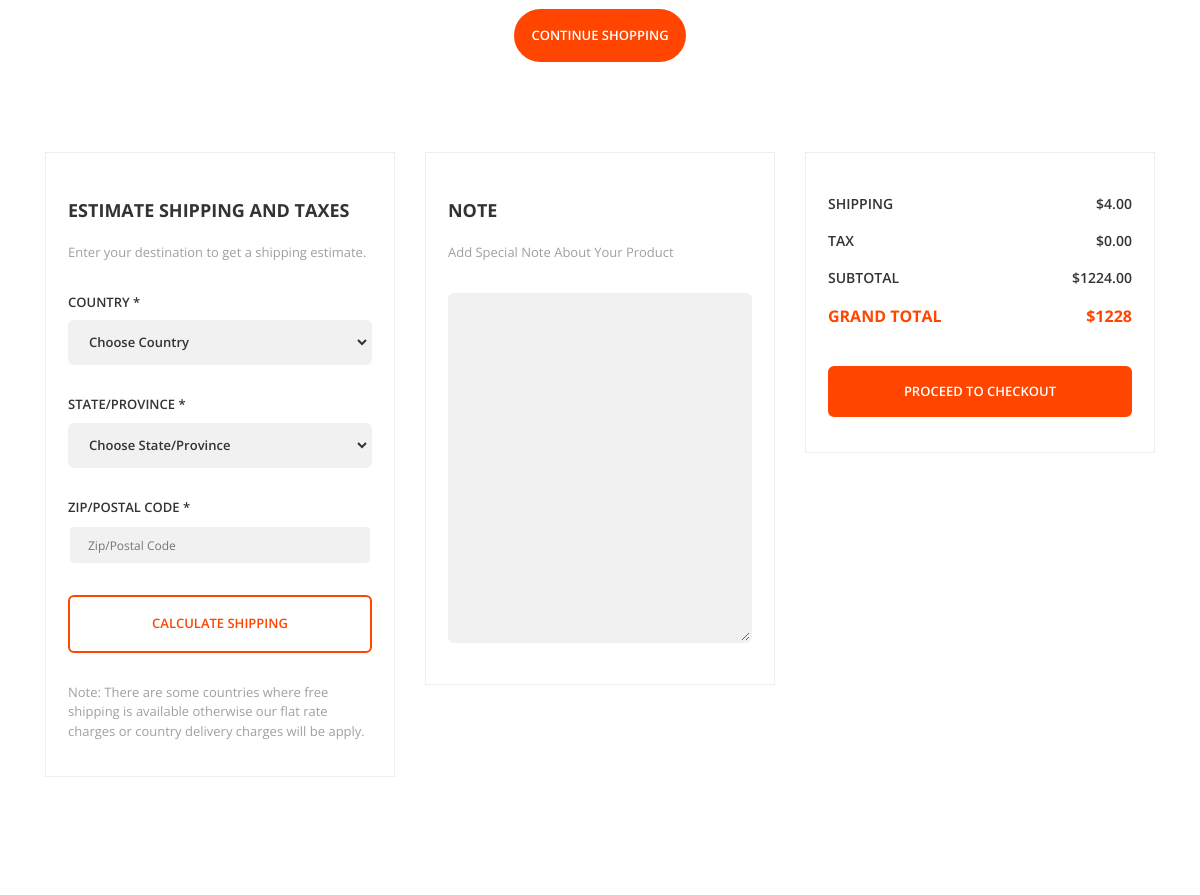
Before: /cart (signed in, middle part) with the older database file.
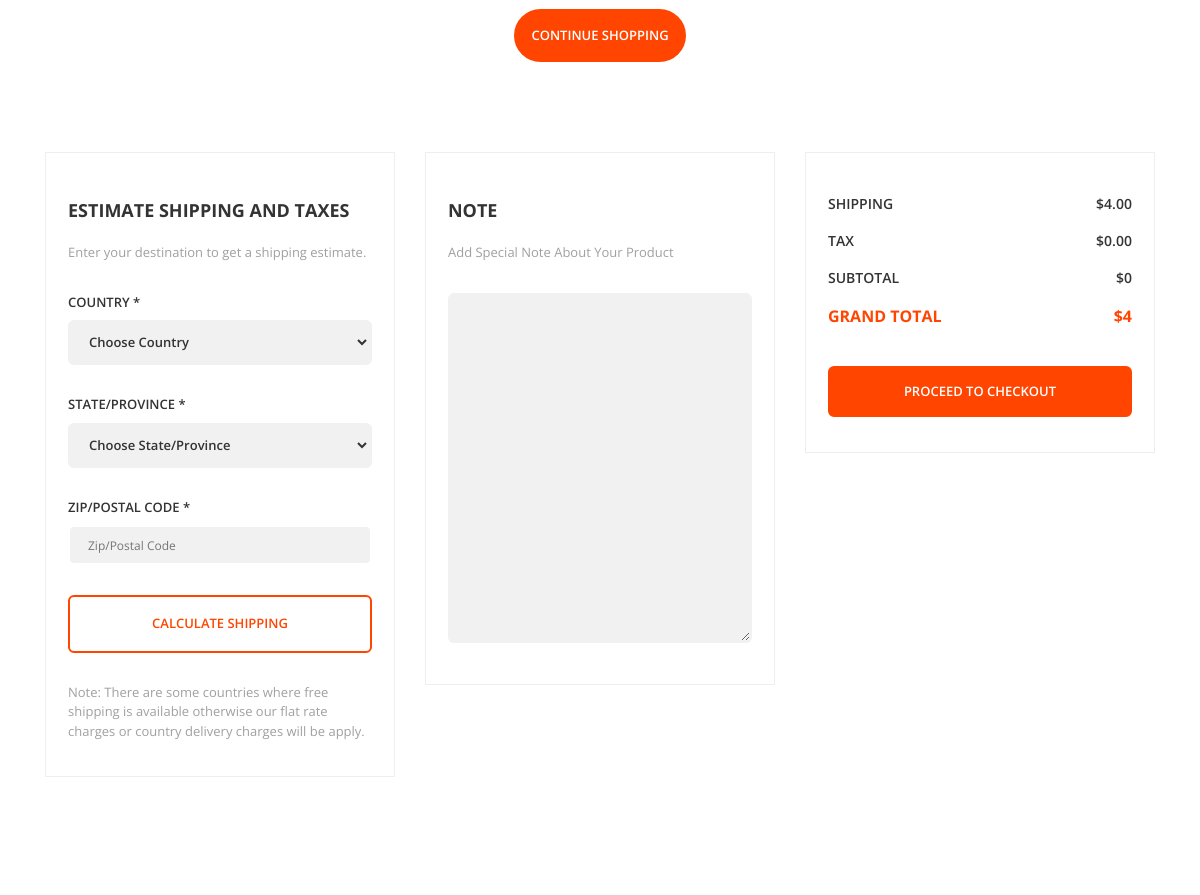
After: the same page with the newer database file.
### core/models.py (models this page shows, shortened)
class Order(models.Model):
    user: User = models.ForeignKey(User, on_delete=models.CASCADE)
    date_ordered: datetime = models.DateTimeField(null=True, blank=True)
    date_delivered: datetime = models.DateTimeField(null=True, blank=True)
    @property
    def total_price(self) -> float:
        total = 0;
        for item in self.order_items.all().select_related("product"):
            total += item.get_net_price()
        return total
    def get_items(self):
        return self.order_items.all().select_related("product")

class OrderItem(models.Model):
    order: Order = models.ForeignKey(Order, on_delete=models.CASCADE, related_name="order_items", null=True);
    product: Product = models.ForeignKey(Product, on_delete=models.CASCADE, related_name="order_items")
    quantity: int = models.IntegerField(default=1)
    def get_net_price(self) -> float:
        return self.product.get_price() * self.quantity

class Product(models.Model):
    title = models.CharField(max_length=500)
    summary = models.TextField(max_length=1000)
    description = RichTextUploadingField(null=True, blank=True)
    thumbnail = models.ImageField(upload_to="product_thumbnails/")
    price = models.DecimalField(max_digits=12, decimal_places=2)
    discount_price = models.DecimalField(max_digits=12, decimal_places=2, null=True, blank=True)
    timestamp = models.DateTimeField(auto_now_add=True)
    categories = models.ManyToManyField(Category, related_name="products", blank=True)
    for_gender = models.CharField(max_length=10, choices=gender_choices, default="men")
    sold = models.IntegerField(default=0)
    url = models.SlugField(unique=True, null=True, blank=True)
    def get_price(self) -> float:
        if self.discount_price:
            return self.discount_price
        return self.price

### decorators/authorization.py (the view)
    def wrapper(request: HttpRequest) -> HttpResponse:
        if request.user.is_authenticated:
            return func(request)
        else:
            return redirect(reverse("accounts:login") + f"?returnurl={request.path}")

### midllewares/cart.py (called while the page is built)
    def __call__(self, request: HttpRequest):
        if request.user.is_authenticated:
            order, created = Order.objects.get_or_create(user=request.user, date_ordered__isnull=True)
            request.cart = order
        response = self.get_response(request)
        return response

### templates/core/cart.html (shortened to what this page needs)
<!DOCTYPE html>
<html class="no-js" lang="en">
<head>
    <link rel="stylesheet" href="/static/css/vendor.css">
    <link rel="stylesheet" href="/static/css/utility.css">
    <link rel="stylesheet" href="/static/css/app.css">
</head>
<body class="config">
    <div id="app">
        <div class="app-content">
            <div class="u-s-p-b-60">
                <div class="section__content">
                    <div class="container">
                        <div class="row" v-else>
                            <div class="col-lg-12 col-md-12 u-s-m-b-30">
                                <div class="empty">
                                    <div class="empty__wrap">
                                        <a class="empty__redirect-link btn--e-brand" href="{{ return_url }}">CONTINUE SHOPPING</a></div>
                                </div>
                            </div>
                        </div>
                    </div>
                </div>
            </div>
            <div class="u-s-p-b-60">
                <div class="section__content">
                    <div class="container">
                        <div class="row">
                            <div class="col-lg-12 col-md-12 col-sm-12 u-s-m-b-30">
                                <form class="f-cart">
                                    <div class="row">
                                        <div class="col-lg-4 col-md-6 u-s-m-b-30">
                                            <div class="f-cart__pad-box">
                                                <h1 class="gl-h1">ESTIMATE SHIPPING AND TAXES</h1>
                                                <span class="gl-text u-s-m-b-30">Enter your destination to get a shipping estimate.</span>
                                                <div class="u-s-m-b-30">
                                                    <label class="gl-label" for="shipping-country">COUNTRY *</label><select class="select-box select-box--primary-style" id="shipping-country">
                                                        <option selected value="">Choose Country</option>
                                                    </select>
                                                </div>
                                                <div class="u-s-m-b-30">
                                                    <label class="gl-label" for="shipping-state">STATE/PROVINCE *</label><select class="select-box select-box--primary-style" id="shipping-state">
                                                        <option selected value="">Choose State/Province</option>
                                                    </select>
                                                </div>
                                                <div class="u-s-m-b-30">
                                                    <label class="gl-label" for="shipping-zip">ZIP/POSTAL CODE *</label>
                                                    <input class="input-text input-text--primary-style" type="text" id="shipping-zip" placeholder="Zip/Postal Code"></div>
                                                <div class="u-s-m-b-30">
                                                    <a class="f-cart__ship-link btn--e-transparent-brand-b-2" href="cart.html">CALCULATE SHIPPING</a></div>
                                                <span class="gl-text">Note: There are some countries where free shipping is available otherwise our flat rate charges or country delivery charges will be apply.</span>
                                            </div>
                                        </div>
                                        <div class="col-lg-4 col-md-6 u-s-m-b-30">
                                            <div class="f-cart__pad-box">
                                                <h1 class="gl-h1">NOTE</h1>
                                                <span class="gl-text u-s-m-b-30">Add Special Note About Your Product</span>
                                                <div>
                                                    <label for="f-cart-note"></label><textarea class="text-area text-area--primary-style" id="f-cart-note"></textarea></div>
                                            </div>
                                        </div>
                                        <div class="col-lg-4 col-md-6 u-s-m-b-30">
                                            <div class="f-cart__pad-box">
                                                <div class="u-s-m-b-30">
                                                    <table class="f-cart__table">
                                                        <tbody>
                                                            <tr>
                                                                <td>SHIPPING</td>
                                                                <td>$4.00</td>
                                                            </tr>
                                                            <tr>
                                                                <td>TAX</td>
                                                                <td>$0.00</td>
                                                            </tr>
                                                            <tr>
                                                                <td>SUBTOTAL</td>
                                                                <td>${{ request.cart.total_price }}</td>
                                                            </tr>
                                                            <tr>
                                                                <td>GRAND TOTAL</td>
                                                                <td>${{ request.cart.total_price|add:4 }}</td>
                                                            </tr>
                                                        </tbody>
                                                    </table>
                                                </div>
                                                <div>
                                                    <button class="btn btn--e-brand-b-2" type="submit"> PROCEED TO CHECKOUT</button></div>
                                            </div>
                                        </div>
                                    </div>
                                </form>
                            </div>
                        </div>
                    </div>
                </div>
            </div>
        </div>
    </div>
</body>
</html>

Changed rows visible on the page:
removed Order: cart.total_price "1224.00", cart.total_price|add "1228"
added Order: cart.total_price "0", cart.total_price|add "4"
